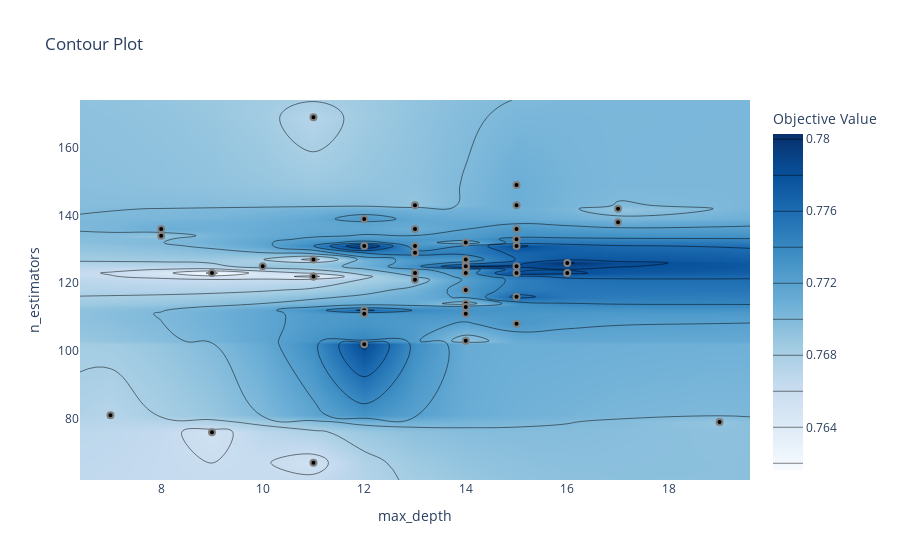

The notebook cell saved with this chart:
### Code cell
# 4. Contour Plot
plot_contour(study).show()

### Figure 1 — Plotly figure (JSON) as saved in the notebook; plotly's stock layout.template omitted (floating-point values rounded to 4 significant figures; data arrays with more than 128 entries replaced by an {"elided": "..."} marker saying what was removed)
{"data": [{"colorbar": {"title": {"text": "Objective Value"}}, "colorscale": [[0, "rgb(247,251,255)"], [0.125, "rgb(222,235,247)"], [0.25, "rgb(198,219,239)"], [0.375, "rgb(158,202,225)"], [0.5, "rgb(107,174,214)"], [0.625, "rgb(66,146,198)"], [0.75, "rgb(33,113,181)"], [0.875, "rgb(8,81,156)"], [1, "rgb(8,48,107)"]], "connectgaps": true, "contours": {"coloring": "heatmap"}, "hoverinfo": "none", "line": {"smoothing": 1.3}, "reversescale": false, "type": "contour", "x": [6.4, 7, 8, 9, 10, 11, 12, 13, 14, 15, 16, 17, 19, 19.6], "y": [61.9, 67, 76, 79, 81, 102, 103, 108, 111, 112, 113, 114, 116, 118, 121, 122, 123, 124, 125, 126, 127, 129, 131, 132, 133, 134, 136, 138, 139, 142, 143, 149, 169, 174.1], "z": {"elided": "34x14 float values"}}, {"marker": {"color": "black", "line": {"color": "Gray", "width": 2}}, "mode": "markers", "name": "Feasible Trial", "showlegend": false, "type": "scatter", "x": [19, 7, 11, 11, 14, 9, 11, 8, 15, 14, 9, 14, 11, 13, 12, 8, 15, 17, 15, 13, 15, 14, 11, 10, 12, 13, 14, 12, 16, 12, 15, 14, 13, 12, 14, 13, 15, 13, 15, 14, 15, 17, 15, 14, 14, 13, 14, 14, 16, 15], "y": [79, 81, 67, 169, 111, 123, 122, 134, 149, 118, 76, 103, 122, 136, 112, 136, 108, 138, 133, 123, 125, 125, 127, 125, 102, 129, 114, 131, 126, 111, 143, 126, 143, 139, 124, 131, 131, 129, 136, 125, 133, 142, 123, 127, 113, 121, 132, 123, 123, 116]}, {"marker": {"color": "#cccccc", "line": {"color": "Gray", "width": 2}}, "mode": "markers", "name": "Infeasible Trial", "showlegend": false, "type": "scatter", "x": [], "y": []}], "layout": {"title": {"text": "Contour Plot"}, "xaxis": {"range": [6.4, 19.6], "title": {"text": "max_depth"}}, "yaxis": {"range": [61.9, 174.1], "title": {"text": "n_estimators"}}}}
